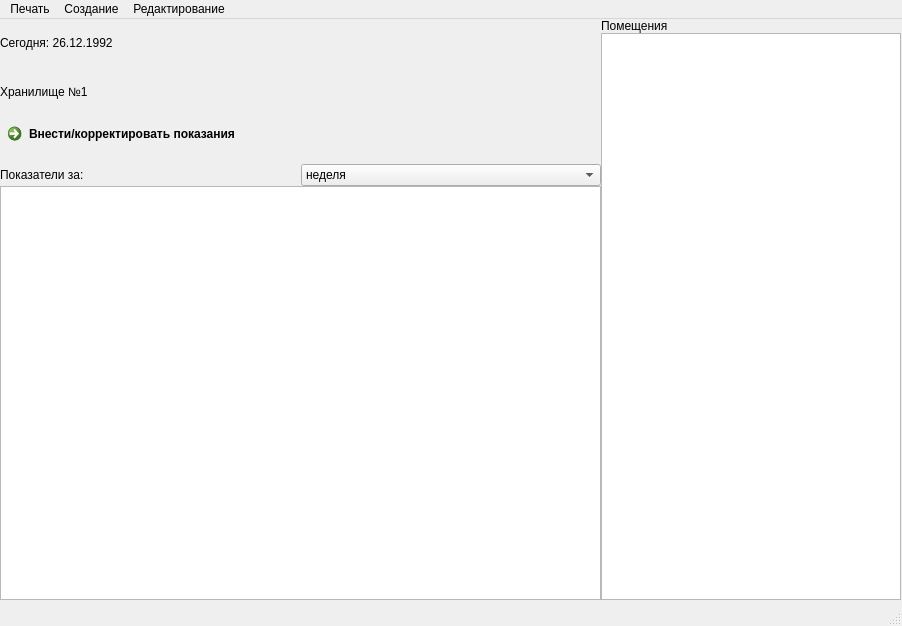
<?xml version="1.0" encoding="UTF-8"?>
<ui version="4.0">
 <class>MainWindow</class>
 <widget class="QMainWindow" name="MainWindow">
  <property name="geometry">
   <rect>
    <x>0</x>
    <y>0</y>
    <width>902</width>
    <height>626</height>
   </rect>
  </property>
  <property name="windowTitle">
   <string>MainWindow</string>
  </property>
  <widget class="QWidget" name="centralwidget">
   <widget class="QWidget" name="gridLayoutWidget">
    <property name="geometry">
     <rect>
      <x>0</x>
      <y>0</y>
      <width>901</width>
      <height>581</height>
     </rect>
    </property>
    <layout class="QGridLayout" name="gridLayout" rowstretch="1,0,3" columnstretch="4,2">
     <property name="sizeConstraint">
      <enum>QLayout::SetDefaultConstraint</enum>
     </property>
     <property name="leftMargin">
      <number>0</number>
     </property>
     <property name="topMargin">
      <number>0</number>
     </property>
     <property name="rightMargin">
      <number>0</number>
     </property>
     <property name="bottomMargin">
      <number>0</number>
     </property>
     <property name="spacing">
      <number>0</number>
     </property>
     <item row="2" column="0">
      <layout class="QVBoxLayout" name="readings" stretch="0,0">
       <item>
        <layout class="QHBoxLayout" name="horizontalLayout">
         <item>
          <widget class="QLabel" name="label_2">
           <property name="text">
            <string>Показатели за: </string>
           </property>
          </widget>
         </item>
         <item>
          <widget class="QComboBox" name="comboBox">
           <item>
            <property name="text">
             <string>неделя</string>
            </property>
           </item>
           <item>
            <property name="text">
             <string>месяц</string>
            </property>
           </item>
           <item>
            <property name="text">
             <string>год</string>
            </property>
           </item>
          </widget>
         </item>
        </layout>
       </item>
       <item>
        <widget class="QGraphicsView" name="plot"/>
       </item>
      </layout>
     </item>
     <item row="0" column="1" rowspan="3">
      <layout class="QVBoxLayout" name="roomList" stretch="0,0">
       <item>
        <widget class="QLabel" name="label_3">
         <property name="text">
          <string>Помещения</string>
         </property>
        </widget>
       </item>
       <item>
        <widget class="QListView" name="roomListView"/>
       </item>
      </layout>
     </item>
     <item row="0" column="0" rowspan="2">
      <layout class="QVBoxLayout" name="currentRoomInfo">
       <item>
        <widget class="QLabel" name="currentDate">
         <property name="text">
          <string>Сегодня: 26.12.1992</string>
         </property>
        </widget>
       </item>
       <item>
        <widget class="QLabel" name="currentRoomLabel">
         <property name="text">
          <string>Хранилище №1</string>
         </property>
        </widget>
       </item>
       <item>
        <widget class="QCommandLinkButton" name="addReadingsButton">
         <property name="text">
          <string>Внести/корректировать показания</string>
         </property>
        </widget>
       </item>
      </layout>
     </item>
    </layout>
   </widget>
  </widget>
  <widget class="QMenuBar" name="menubar">
   <property name="geometry">
    <rect>
     <x>0</x>
     <y>0</y>
     <width>902</width>
     <height>22</height>
    </rect>
   </property>
   <widget class="QMenu" name="menu">
    <property name="title">
     <string>Печать</string>
    </property>
    <addaction name="action"/>
    <addaction name="action_2"/>
   </widget>
   <widget class="QMenu" name="menu_2">
    <property name="title">
     <string>Создание</string>
    </property>
    <addaction name="action_3"/>
    <addaction name="action_4"/>
   </widget>
   <widget class="QMenu" name="menu_3">
    <property name="title">
     <string>Редактирование</string>
    </property>
    <addaction name="action_5"/>
    <addaction name="action_6"/>
   </widget>
   <addaction name="menu"/>
   <addaction name="menu_2"/>
   <addaction name="menu_3"/>
  </widget>
  <widget class="QStatusBar" name="statusbar"/>
  <action name="action">
   <property name="text">
    <string>Таблица</string>
   </property>
  </action>
  <action name="action_2">
   <property name="text">
    <string>График</string>
   </property>
  </action>
  <action name="action_3">
   <property name="text">
    <string>Пользователь</string>
   </property>
  </action>
  <action name="action_4">
   <property name="text">
    <string>Помещение</string>
   </property>
  </action>
  <action name="action_5">
   <property name="text">
    <string>Пользователь</string>
   </property>
  </action>
  <action name="action_6">
   <property name="text">
    <string>Помещение</string>
   </property>
  </action>
 </widget>
 <resources/>
 <connections/>
</ui>
